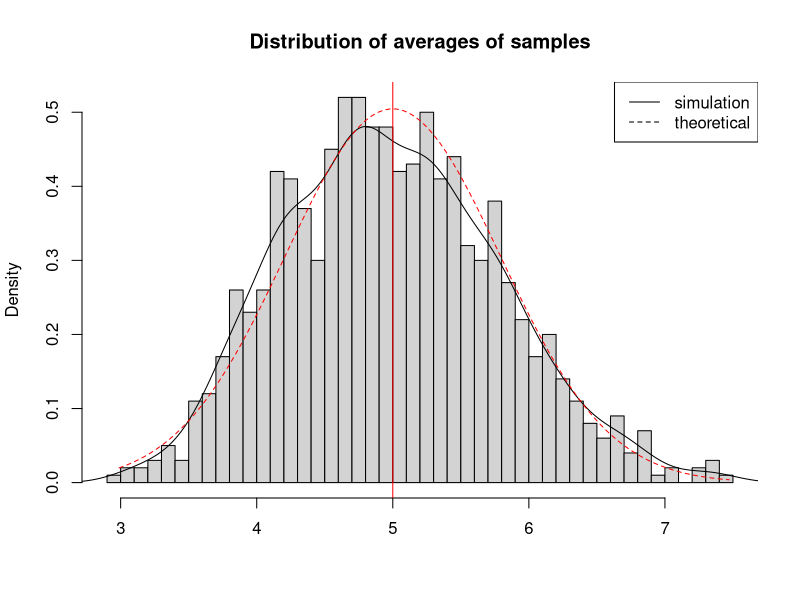
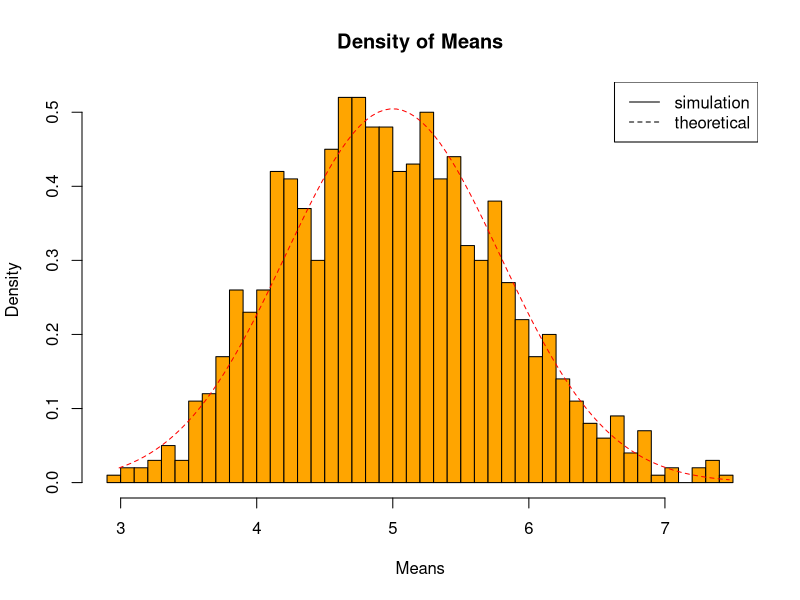
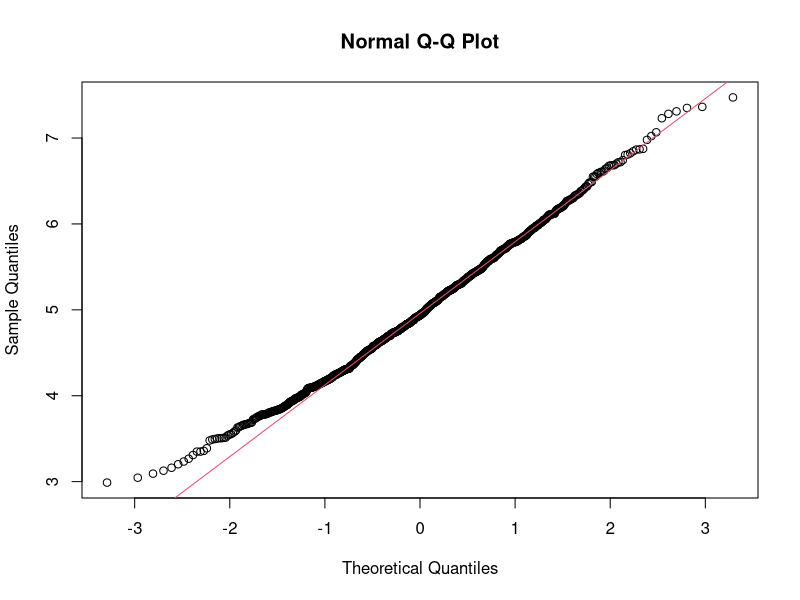

Source code (R) for these figures, in order:
## ---- chunk 1
set.seed(3)
lambda<-0.2
nsims<-1000
n<-40
## see the number of simulation in a matrix form

sim<-matrix(rexp(nsims*n, rate=lambda), nsims, n)

row_means<-rowMeans(sim)

hist(row_means, breaks=50, prob=TRUE, main="Distribution of averages of samples", xlab="")

## density of the averages sample

lines(density(row_means))
##theoretical center of distribution

abline(v=1/lambda, col='red')

##theoretical density of averages of samples

xfit<-seq(min(row_means), max(row_means), length=100)

yfit<-dnorm(xfit, mean=1/lambda, sd=((1/lambda)/sqrt(n)))

lines(xfit, yfit, pch=22, col="red", lty=2)


##add legend
legend('topright', legend=c("simulation","theoretical"), lty=1:2, col("black", "red"))

## ---- chunk 2


##theoretical density of averages of samples

xfit<-seq(min(row_means), max(row_means), length=100)

yfit<-dnorm(xfit, mean=1/lambda, sd=((1/lambda)/sqrt(n)))

hist(row_means, breaks=n, prob=TRUE, col="orange", xlab="Means", main="Density of Means", ylab="Density")

lines(xfit, yfit, pch=22, col="red", lty=2)


##add legend
legend('topright', legend=c("simulation","theoretical"), lty=1:2, col("black", "red"))

## ---- chunk 3


qqnorm(row_means)

qqline(row_means, col = 2)

